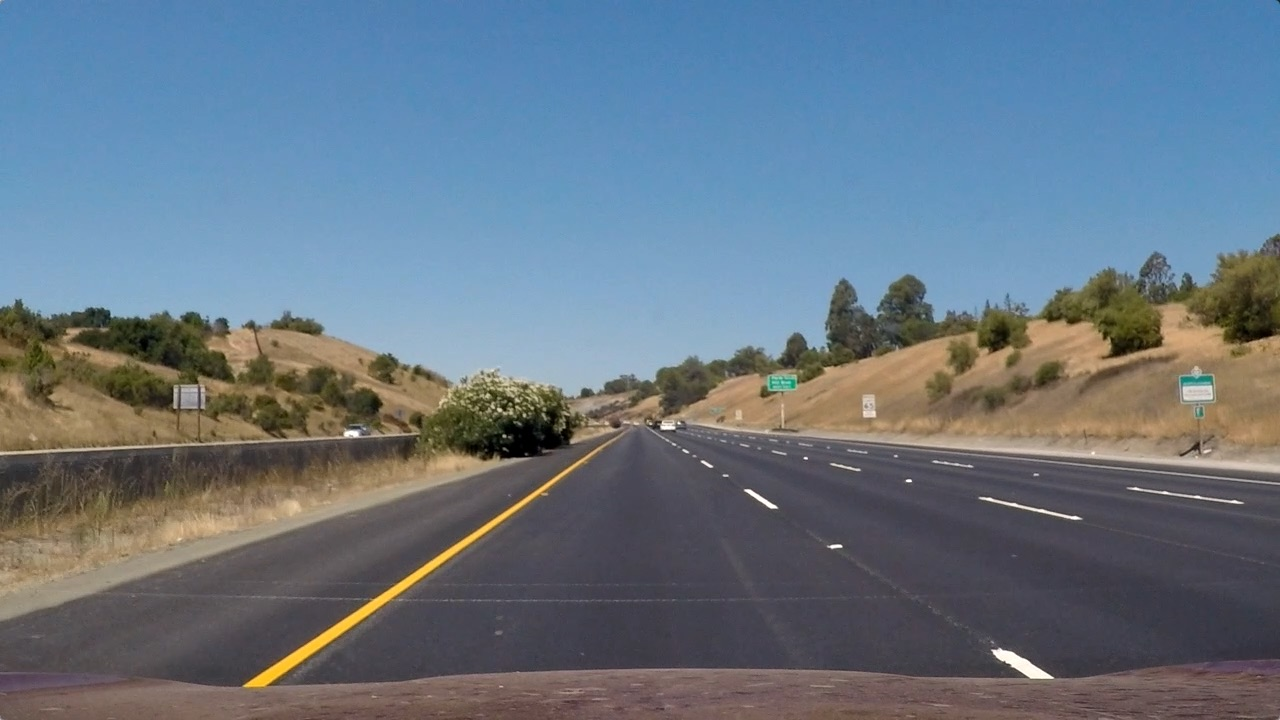
#> input picture test_images/strt1.jpg, 1280 x 720 px
$ python -i transforamtion_pipeline.py   (imports and definitions only)   (older library calls are emulated)
#> lines starting #> are read from the running program, lines starting #| are printed output that depends on the picture; after the words box and inside, x2 and y2 are one past the last pixel; in counts of white or black regions, pixels touching at a corner belong together
# Use color transforms, gradients, etc., to create a thresholded binary image.

import cv2
import numpy as np


def __abs_sobel_thresh(img, orient='x', sobel_kernel=3, thresh=(20, 250)):
    """
                         Performs sobel transform of the image

    :param img:          image to apply the sobel
    :param orient:       x or y orientation of sobel
    :param sobel_kernel: size of the sobel kernel
    :param thresh:       threshold for sobel
    :return:             transformed image
    """

    if orient == 'x':
        abs_sobel = np.absolute(cv2.Sobel(img, cv2.CV_64F, 1, 0, ksize=sobel_kernel))
    if orient == 'y':
        abs_sobel = np.absolute(cv2.Sobel(img, cv2.CV_64F, 0, 1, ksize=sobel_kernel))

    scaled_sobelx = np.uint8(255 * abs_sobel / np.max(abs_sobel))
    mask_binary = np.zeros_like(scaled_sobelx)
    mask_binary[(scaled_sobelx >= thresh[0]) & (scaled_sobelx <= thresh[1])] = 1

    return mask_binary


def __mag_thresh(img, sobel_kernel=3, mag_thresh=(40, 100)):
    """
                         Performs sobel magnitude transform

    :param img:          image to apply the sobel magnitude
    :param sobel_kernel: size of the sobel kernel
    :param mag_thresh:   threshold for sobel magnitude
    :return:             transformed image
    """

    sobel_x = cv2.Sobel(img, cv2.CV_64F, 1, 0, ksize=sobel_kernel)
    sobel_y = cv2.Sobel(img, cv2.CV_64F, 0, 1, ksize=sobel_kernel)
    sobel_xy = np.sqrt(sobel_x ** 2 + sobel_y ** 2)

    scaled = np.uint8(255 * sobel_xy / np.max(sobel_xy))

    mask = np.zeros_like(scaled)
    mask[(scaled > mag_thresh[0]) & (scaled < mag_thresh[1])] = 1

    return mask


def __color_thresholding(img, binary):
    hsv = cv2.cvtColor(img, cv2.COLOR_RGB2HSV)

    # For yellow
    yellow = cv2.inRange(hsv, (20, 100, 100), (50, 255, 255))

    # For white
    sensitivity_1 = 68
    white = cv2.inRange(hsv, (0, 0, 255 - sensitivity_1), (255, 20, 255))

    sensitivity_2 = 60
    hsl = cv2.cvtColor(img, cv2.COLOR_RGB2HLS)
    white_2 = cv2.inRange(hsl, (0, 255 - sensitivity_2, 0), (255, 255, sensitivity_2))
    white_3 = cv2.inRange(img, (200, 200, 200), (255, 255, 255))

    bit_layer = binary | yellow | white | white_2 | white_3

    return bit_layer


def __dir_threshold(img, sobel_kernel=15, thresh=(0.7, 1.3)):
    """
                         Performs sobel direction transform

    :param img:          image to apply the sobel direction
    :param sobel_kernel: size of the sobel kernel
    :param thresh:       threshold for sobel direction
    :return:             transformed image
    """

    sobel_x = np.absolute(cv2.Sobel(img, cv2.CV_64F, 1, 0, ksize=sobel_kernel))
    sobel_y = np.absolute(cv2.Sobel(img, cv2.CV_64F, 0, 1, ksize=sobel_kernel))

    direction = np.arctan2(sobel_y, sobel_x)

    mask = np.zeros_like(direction)
    mask[(direction > thresh[0]) & (direction < thresh[1])] = 1

    return mask


def transform_image(input_image, s_thresh=(100, 255), l_thresh=(120, 255)):
    """
                        Applies transformation pipeline to the initial image

    :param input_image: image to apply transformation pipeline
    :param s_thresh:    threshold for s color space
    :param l_thresh:    threshold for l color space
    :return:            transformed image
    """
    img = np.copy(input_image)

    hsv = cv2.cvtColor(img, cv2.COLOR_RGB2HLS).astype(np.float)
    l_channel = hsv[:, :, 1]
    s_channel = hsv[:, :, 2]

    gradx = __abs_sobel_thresh(l_channel, orient='x')
    grady = __abs_sobel_thresh(l_channel, orient='y')
    mag_binary = __mag_thresh(l_channel)
    dir_binary = __dir_threshold(l_channel)

    combined = np.zeros_like(dir_binary)
    combined[((gradx == 1) & (grady == 1)) | ((mag_binary == 1) & (dir_binary == 1))] = 1

    s_binary = np.zeros_like(s_channel)
    s_binary[(s_channel >= s_thresh[0]) & (s_channel <= s_thresh[1])] = 1

    l_binary = np.zeros_like(l_channel)
    l_thresh_min = l_thresh[0]
    l_thresh_max = l_thresh[1]
    l_binary[(l_channel >= l_thresh_min) & (l_channel <= l_thresh_max)] = 1

    combined_binary = np.zeros_like(combined)
    combined_binary[(combined == 1) | ((s_binary == 1) & (l_binary == 1))] = 1
    binary = combined_binary.astype(np.uint8)
    result_binary = __color_thresholding(img, binary)

    return __binary_noise_filtering(result_binary)


def __binary_noise_filtering(img, thresh=4):
    """
                   Filters noise
    :param img:    binary image
    :param thresh: threshold of neighbours
    :return:       image
    """
    k = np.array([[1, 1, 1],
                  [1, 0, 1],
                  [1, 1, 1]])
    nb_neighbours = cv2.filter2D(img, ddepth=-1, kernel=k)
    img[nb_neighbours < thresh] = 0
    return img

>>> import cv2
>>> picture = cv2.cvtColor(cv2.imread('test_images/strt1.jpg'), cv2.COLOR_BGR2RGB)
>>> result = transform_image(picture)
#> in transform_image, `gradx = __abs_sobel_thresh(l_channel, orient='x')`:
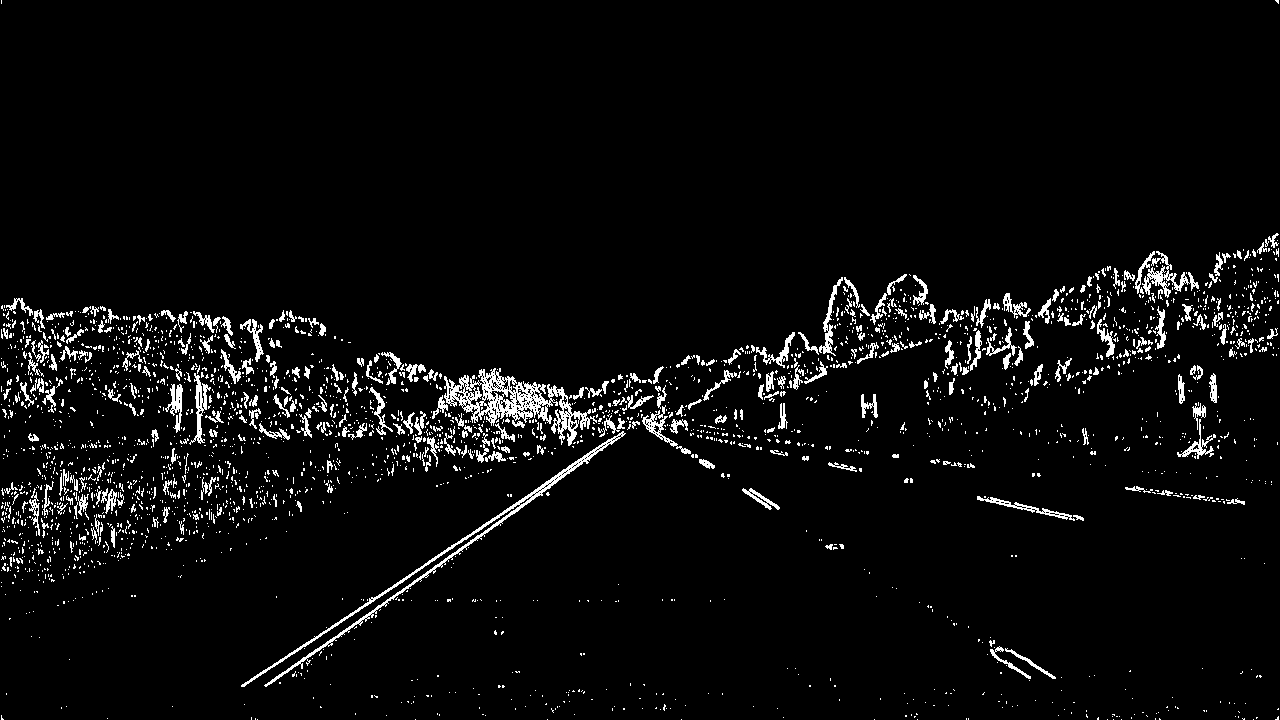
#> gradx: shape (720, 1280); values 0 (black) and 1 (white), 4.3% white in thin lines or dots
#> in __dir_threshold, `direction = np.arctan2(sobel_y, sobel_x)`:
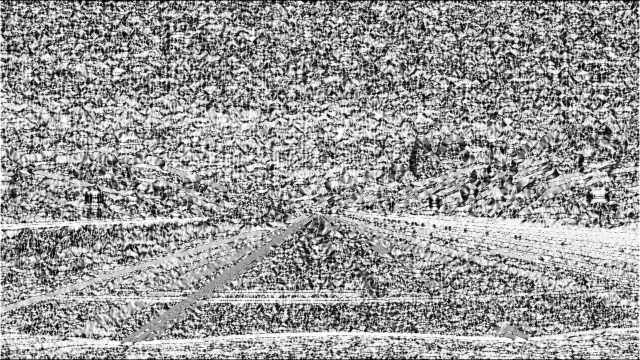
#> direction: shape (720, 1280) float64 (shown at 1/2 size); min 0, max 1.57, mean 0.945; drawn with min black and max white
#> in transform_image, `dir_binary = __dir_threshold(l_channel)`:
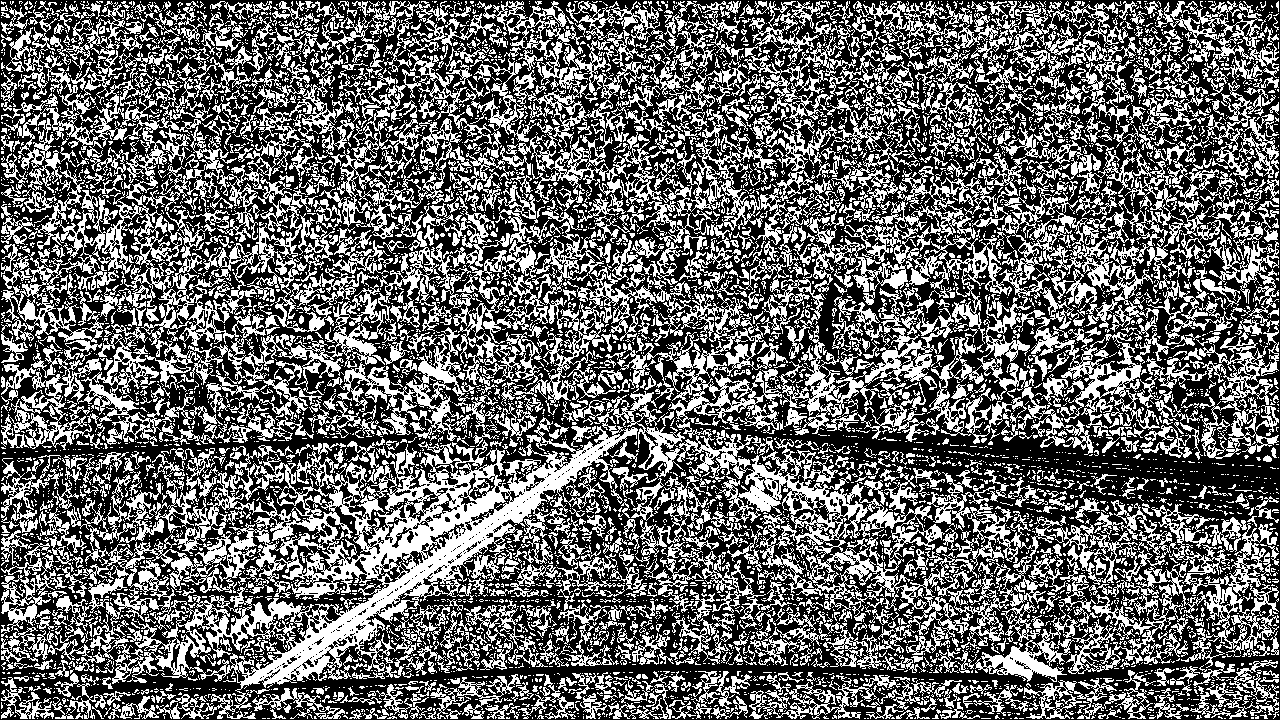
#> dir_binary: shape (720, 1280) float64; values 0 (black) and 1 (white), 40.6% white; 6870 white regions (5570 under 20 px), largest, box (x1, y1, x2, y2) and area: (48, 417, 638, 719) 44760, (2, 67, 604, 421) 34875, (513, 240, 969, 639) 24329
#> in __binary_noise_filtering, `img[nb_neighbours < thresh] = 0`:
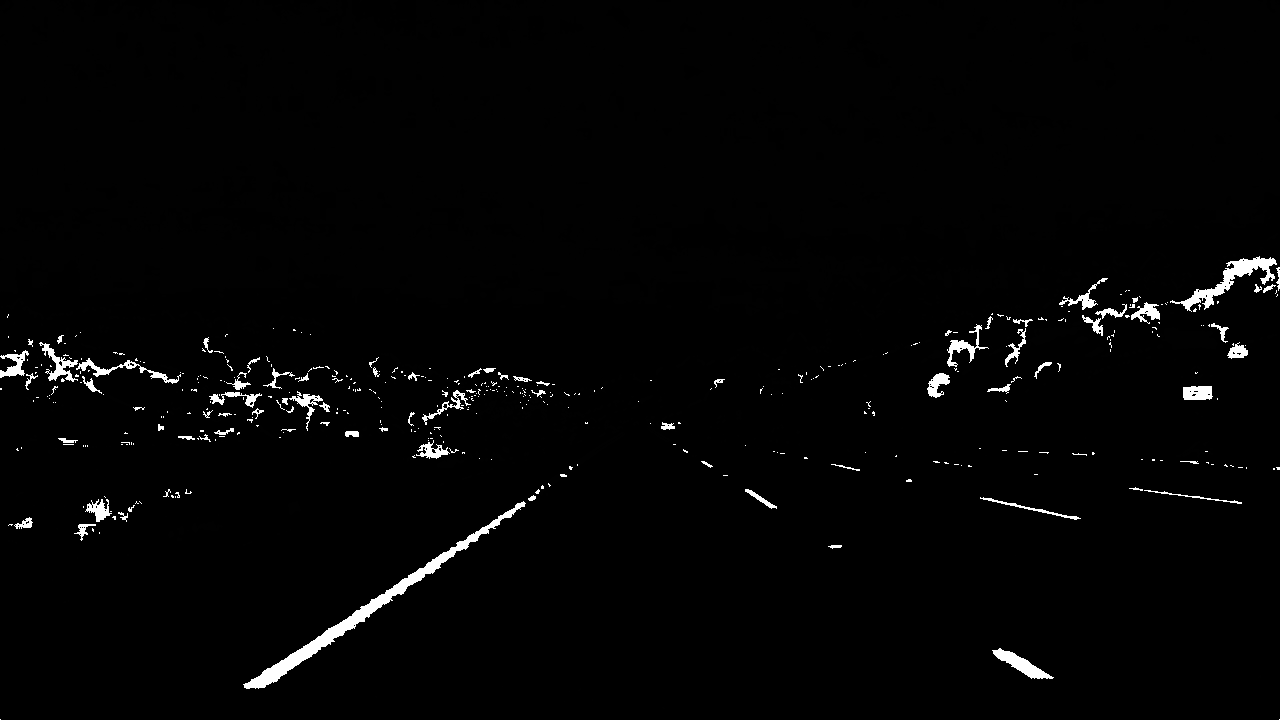
#> img: shape (720, 1280); min 0, max 255, mean 4.5

$ run again, on test_images/strt2.jpg
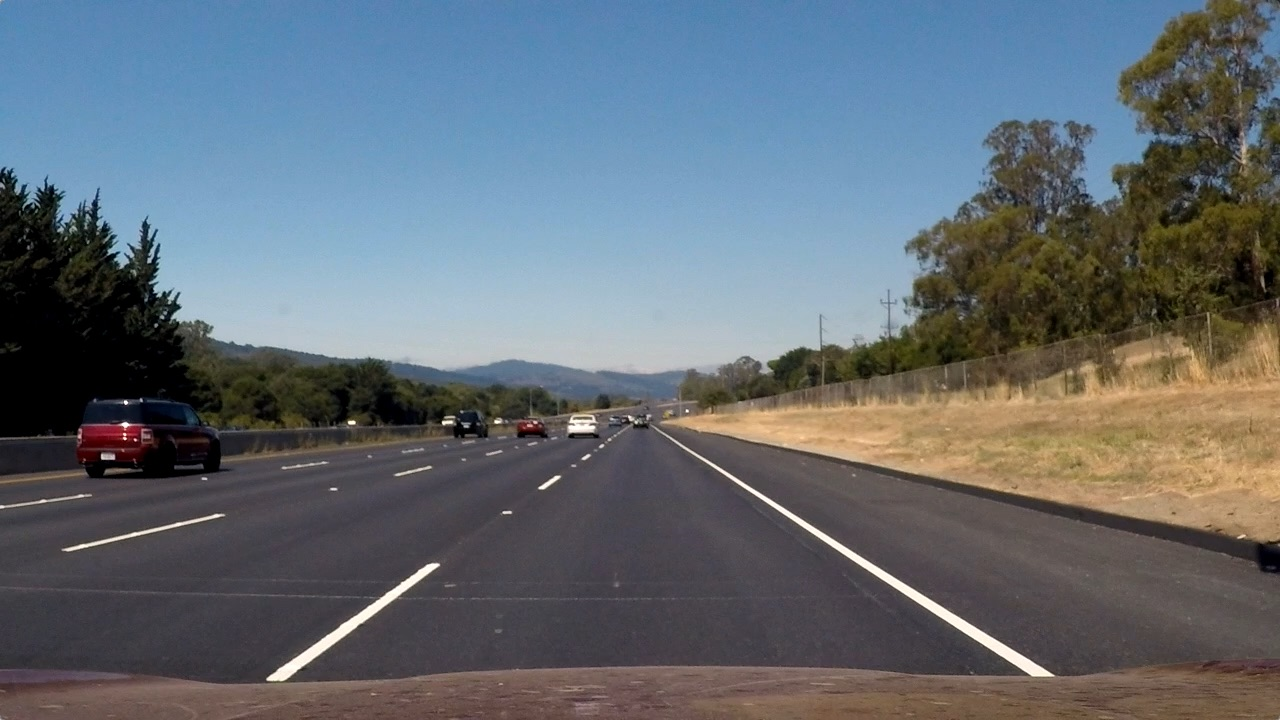
#> input picture test_images/strt2.jpg, 1280 x 720 px
#> in transform_image, `gradx = __abs_sobel_thresh(l_channel, orient='x')`:
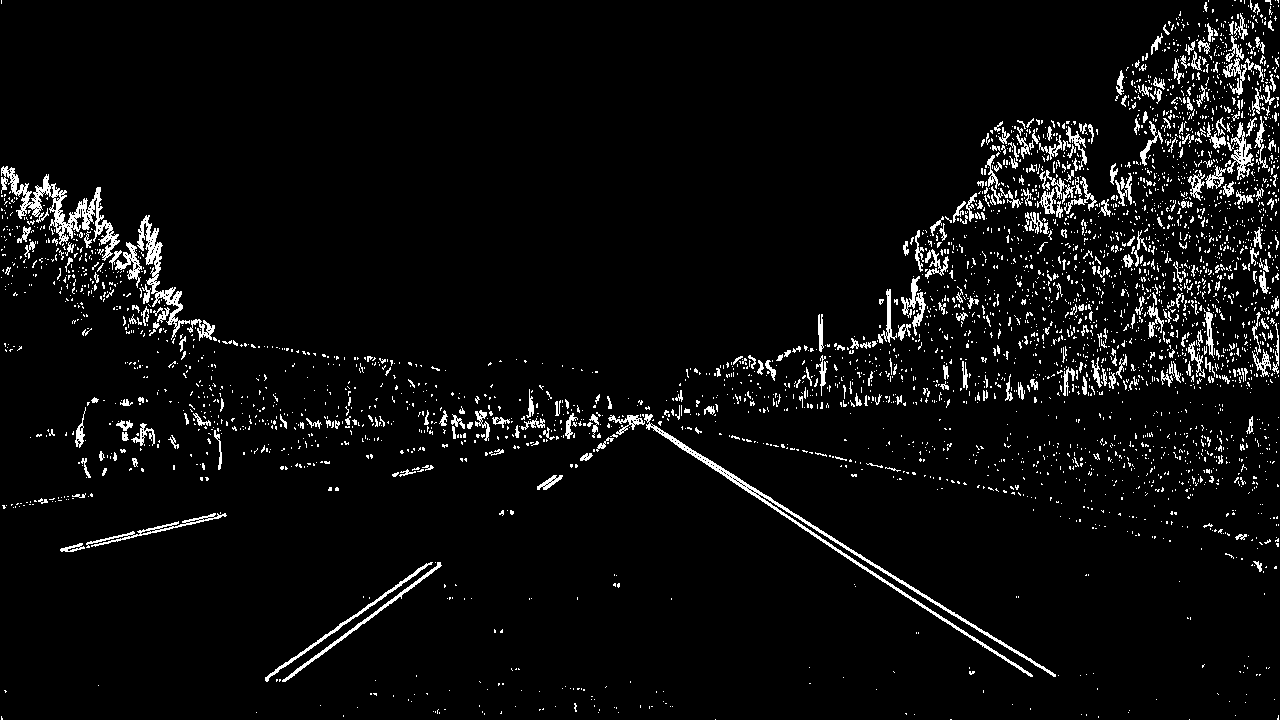
#> gradx: shape (720, 1280); values 0 (black) and 1 (white), 4.8% white in thin lines or dots
#> grady: shape (720, 1280); values 0 (black) and 1 (white), 7.2% white in thin lines or dots
#> mag_binary: shape (720, 1280); values 0 (black) and 1 (white), 2.7% white in thin lines or dots
#> dir_binary: shape (720, 1280) float64; values 0 (black) and 1 (white), 39.9% white in thin lines or dots
#> yellow: shape (720, 1280); 0.58% white; 182 white regions (162 under 20 px), largest, box (x1, y1, x2, y2) and area: (1009, 428, 1156, 482) 2966, (1144, 358, 1178, 383) 352, (1240, 323, 1278, 342) 233
#> white: shape (720, 1280); 1.6% white; 101 white regions (81 under 20 px), largest, box (x1, y1, x2, y2) and area: (319, 334, 820, 373) 10144, (690, 451, 1047, 674) 2032, (267, 563, 440, 680) 1287
#> hsl: shape (720, 1280, 3); mean of channels 0, 1, 2 81.7, 107, 62.5
#> white_2: shape (720, 1280); 0.64% white; 662 white regions (644 under 20 px), largest, box (x1, y1, x2, y2) and area: (478, 332, 593, 368) 1465, (340, 330, 482, 362) 1304, (284, 328, 339, 353) 518
#> white_3: shape (720, 1280); 0.6% white; 29 white regions (22 under 20 px), largest, box (x1, y1, x2, y2) and area: (671, 438, 1054, 676) 2901, (267, 564, 439, 681) 1805, (65, 514, 222, 551) 349
#> in __binary_noise_filtering, `img[nb_neighbours < thresh] = 0`:
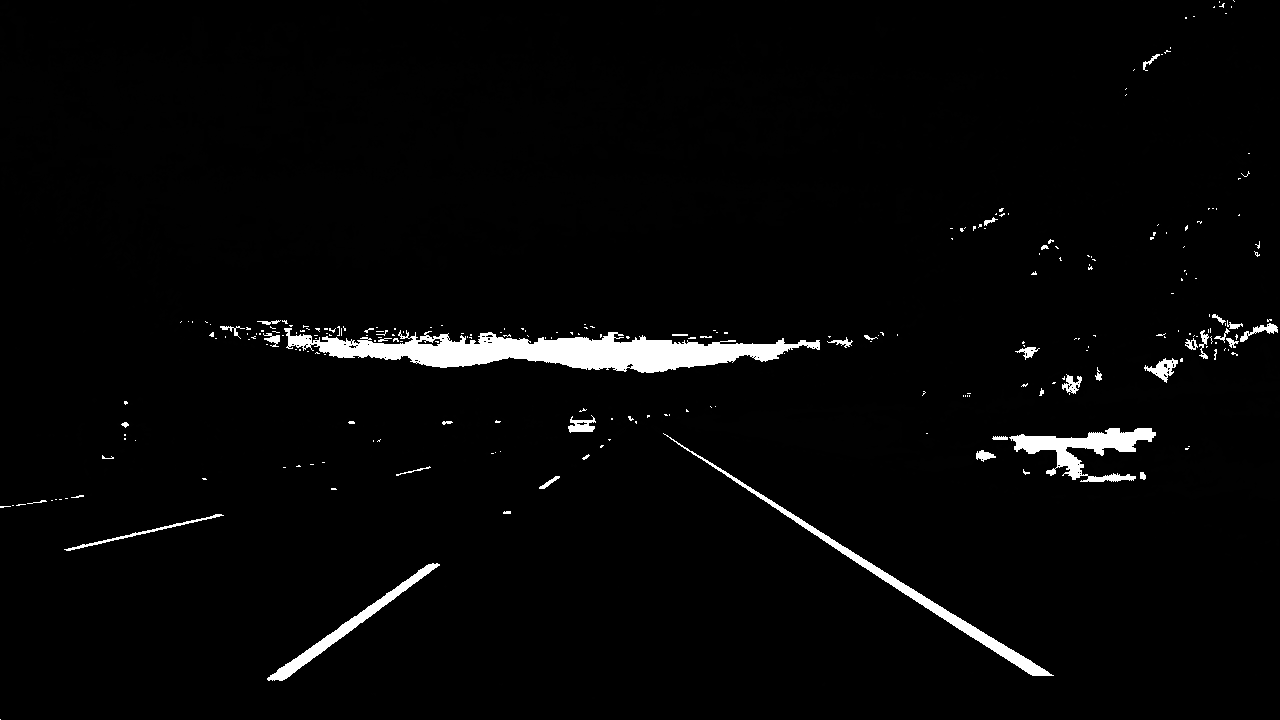
#> img: shape (720, 1280); min 0, max 255, mean 6.7
